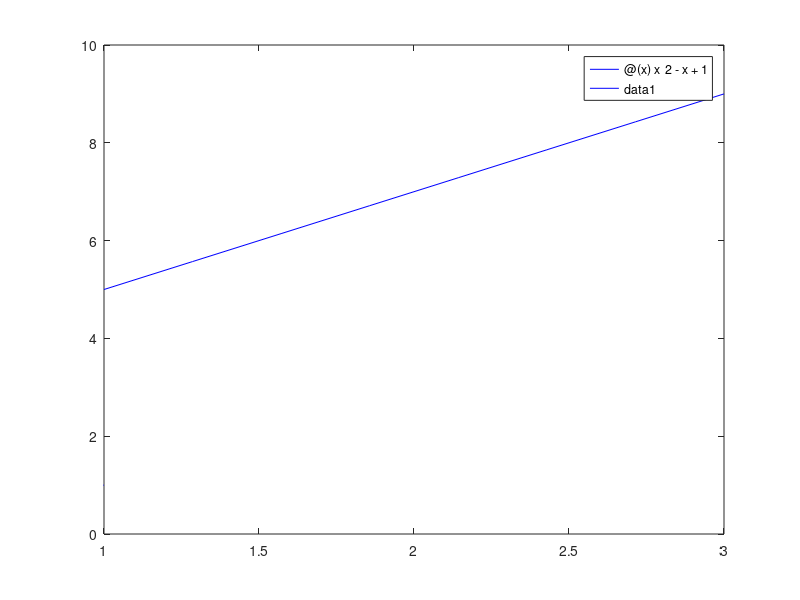

The MATLAB source for this figure:
function [] = aplicatie_4()
    fplot(@(x) x^2 - x + 1,[-1 1],'b')
    hold on
    fplot(@(x) 2*x + 3,[1 3],'b')
    hold off
end

